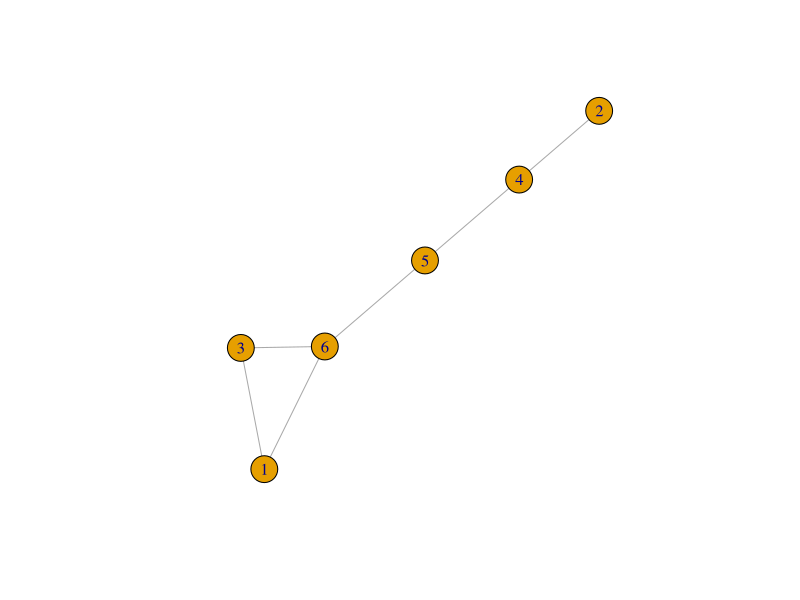
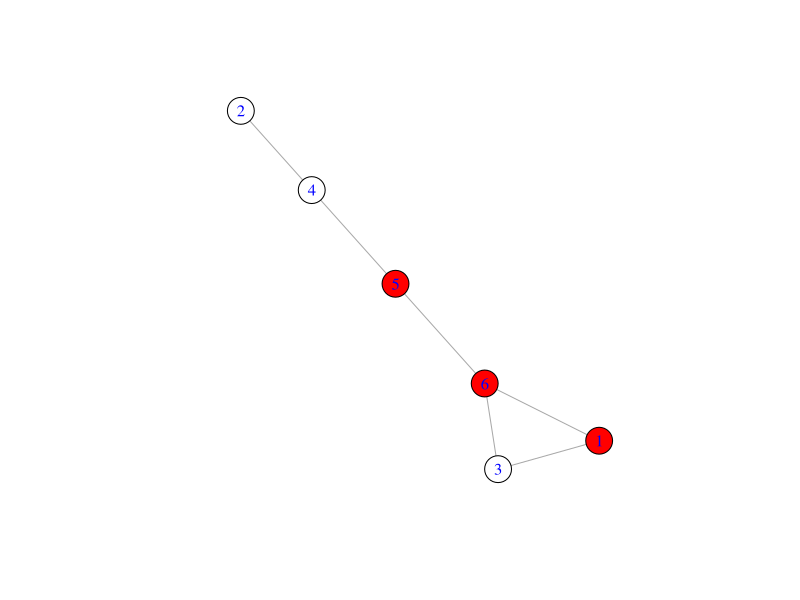

Here is the R script that generated these plots, in order:
## ---- chunk 1
knitr::opts_chunk$set(echo = TRUE, highlight = FALSE)
## ---- chunk 2
# install.packages('igraph')
library('igraph')
## ---- chunk 3
newGraph <- function(n){
  G <- matrix(data = 0, nrow = n, ncol = n)
  return(G)
}
addEdge <- function(G, i, j, w = 1, directed = FALSE){
  if(directed == FALSE){
    G[i, j] <- w
    G[j, i] <- w
  }else{
    G[i, j] <- w
  }
  return(G)
}
removeEdge <- function(G, i, j, directed = FALSE){
  if(directed == FALSE){
    G[i, j] <- 0
    G[j, i] <- 0
  }else{
    G[i, j] <- 0
  }
  return(G)
}
adj <- function(G,v1){
  L <- c()
  for(i in 1:nrow(G)){
    if(G[v1,i] != 0){
      L <- c(L, i)
    }
  }
  return(L)
}
## ---- chunk 4
n <- 6
G <- newGraph(n)
G <- addEdge(G, 1, 3)
G <- addEdge(G, 1, 6)
G <- addEdge(G, 2, 4)
G <- addEdge(G, 3, 6)
G <- addEdge(G, 4, 5)
G <- addEdge(G, 5, 6)
## ---- chunk 5
g <- graph.adjacency(G, mode = 'undirected')
plot(g)
## ---- chunk 6
dfs <- function(G,L = c(),v1,v2){
  L <- c(L, v1)
  if(v2 %in% adj(G,v1)){
    r <- c(v2,v1)
  }else{
    r <- c()
    for(i in adj(G,v1)){
      if(!(i %in% L)){
        r <- dfs(G,L,i,v2)
        if(length(r) > 0){
          r <- c(r,v1)
          return(r)
        }
      }
    }
  }
  return(r)
}
## ---- chunk 7
path <- dfs(G,v1 = 5,v2 = 1)
path
## ---- chunk 8
V(g)$color <- ifelse(V(g) %in% path, 'red', 'white')
plot(g, vertex.label.color = "blue")
